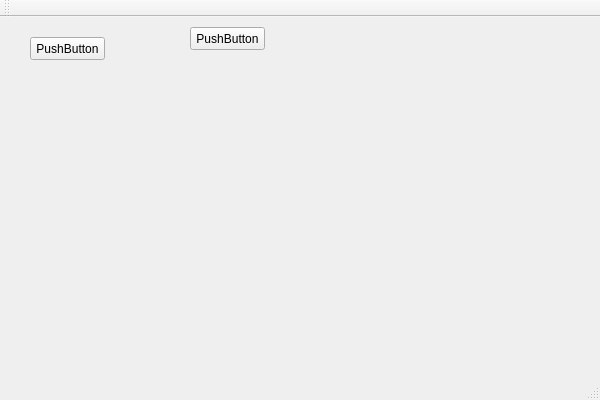
<ui version="4.0" >
 <class>tmstestClass</class>
 <widget class="QMainWindow" name="tmstestClass" >
  <property name="geometry" >
   <rect>
    <x>0</x>
    <y>0</y>
    <width>600</width>
    <height>400</height>
   </rect>
  </property>
  <property name="windowTitle" >
   <string>tmstest</string>
  </property>
  <widget class="QWidget" name="centralWidget" >
   <widget class="QPushButton" name="pushButton" >
    <property name="geometry" >
     <rect>
      <x>30</x>
      <y>20</y>
      <width>75</width>
      <height>23</height>
     </rect>
    </property>
    <property name="text" >
     <string>PushButton</string>
    </property>
   </widget>
   <widget class="QPushButton" name="pushButton_2" >
    <property name="geometry" >
     <rect>
      <x>190</x>
      <y>10</y>
      <width>75</width>
      <height>23</height>
     </rect>
    </property>
    <property name="text" >
     <string>PushButton</string>
    </property>
   </widget>
  </widget>
  <widget class="QMenuBar" name="menuBar" >
   <property name="geometry" >
    <rect>
     <x>0</x>
     <y>0</y>
     <width>600</width>
     <height>19</height>
    </rect>
   </property>
  </widget>
  <widget class="QToolBar" name="mainToolBar" >
   <attribute name="toolBarArea" >
    <enum>TopToolBarArea</enum>
   </attribute>
   <attribute name="toolBarBreak" >
    <bool>false</bool>
   </attribute>
  </widget>
  <widget class="QStatusBar" name="statusBar" />
 </widget>
 <layoutdefault spacing="6" margin="11" />
 <resources/>
 <connections/>
</ui>
